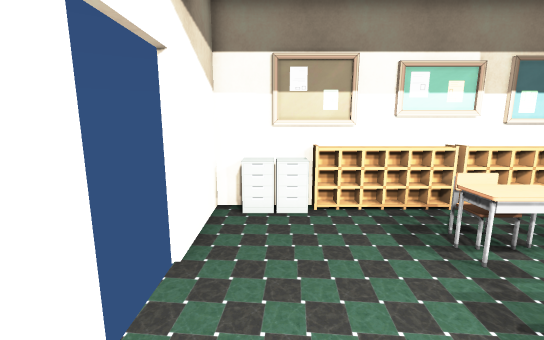
View 1 (above)

12 first-person views from a walk through a scene from a Unity 3-D project. The camera is 1.5 m above the floor, tilts 10° down and sees 90° across. The floor is counted in squares, 0.5 m on a side. Each view is taken from the middle of a square. On the plan, view 1 faces up. The plan holds only what a view shows up to about 20 squares ahead; the rest is blank. The player is left out. Door leaves are left out, so doorways stand open. Some surface patterns are stand-ins.

View 2
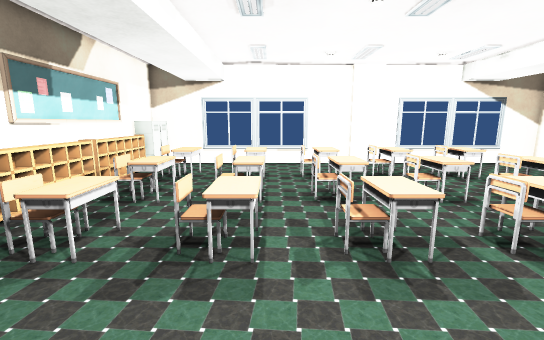

View 3
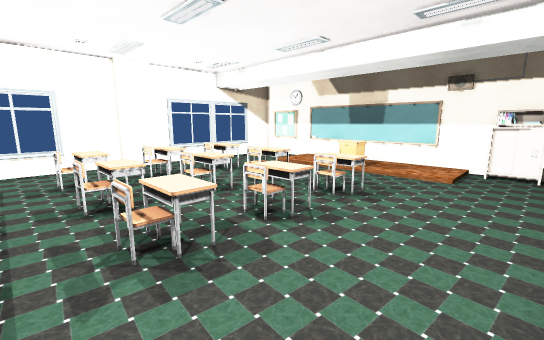

View 4
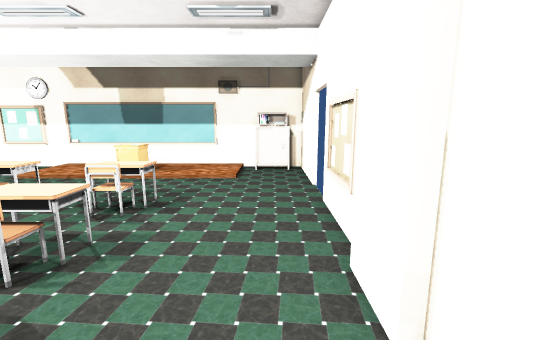

View 5
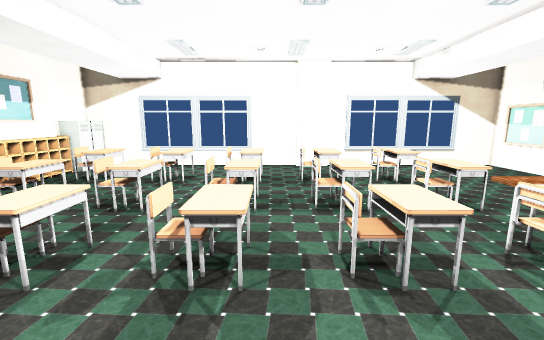

View 6
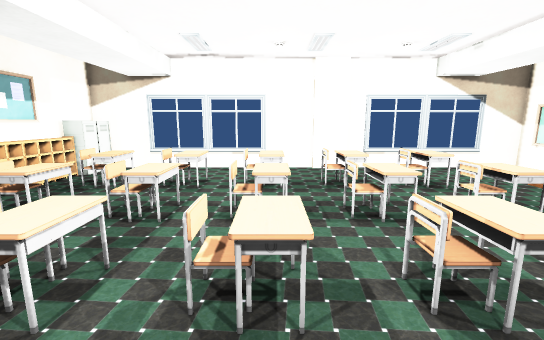

View 7
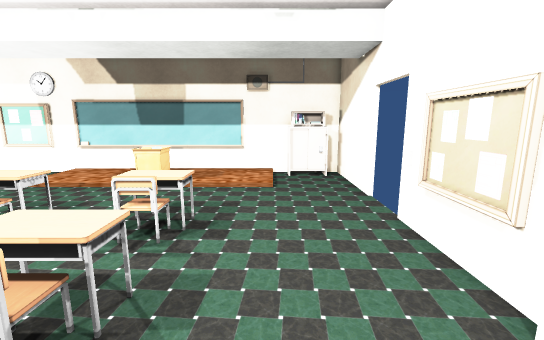

View 8
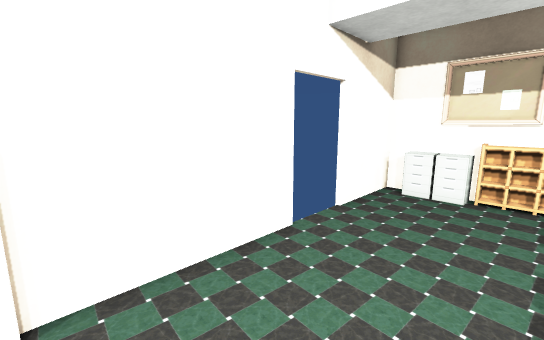

View 9
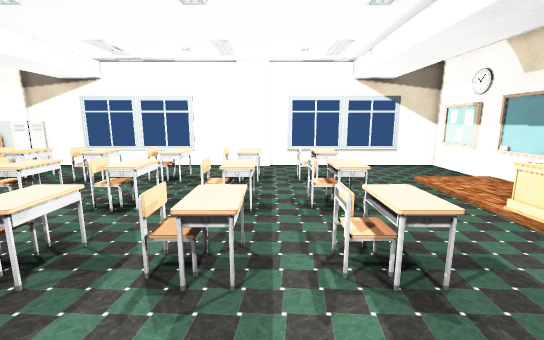

View 10
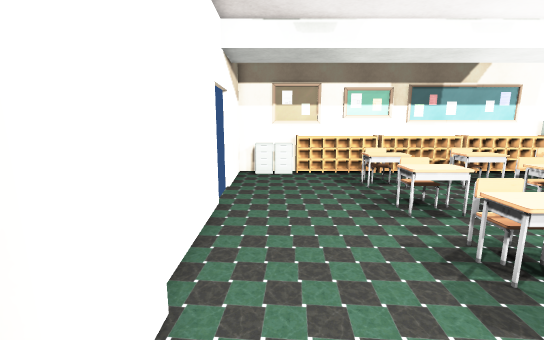

View 11
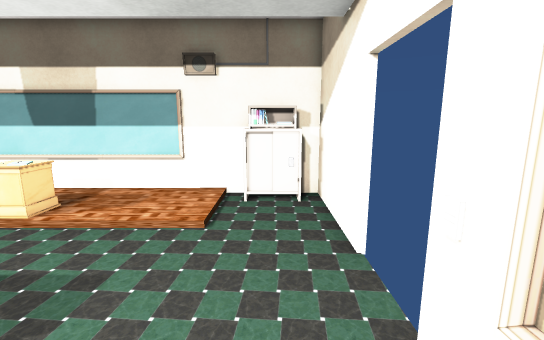

View 12
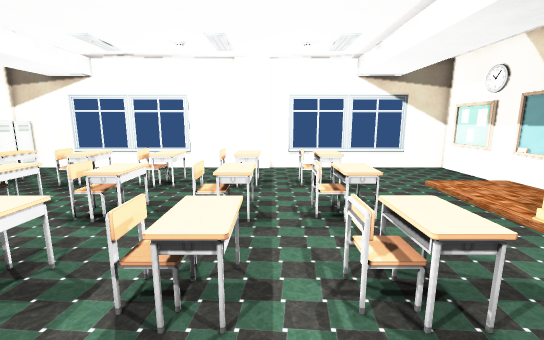

### Floor plan
Key: @ floor where view 1 was taken; # wall or solid block; x gap in a wall; . floor; D open door; = window, fence, low wall or low ledge; ^ raised ledge; O other object.
Columns run from 2 left of view 1 to 19 right of it. Each row starts with its distance up from view 1.
 10 ######
  9 #^^^#################
  8 #................... #
  7 #......==..==...==...#
  6 #......^^..^^..^^^...#
  5 D......^^..^^...^^...=
  4 D....................=
  3 x......^=..=^...^=...=
  2 #......^^..^^^.^^^...#
  1 #......^....^...^....=
  0 #.@..................#
 -1 #......^=..=^...^=...=
 -2 #......^^..^^^.^^^...#
 -3 #....................#
 -4 #......# ............#
 -5 #......O^..^^=.=^^...#
 -6 #......^^..^^^.^^^...#
 -7 #....................#
 -8 #......==...=...=....#
 -9 #......^^..^^=.=^^...=
-10 x......^^..^^^.^^^...#
-11 D....................=
-12 D....................#
-13 x....................=
-14 #....................#
-15 #........^^..........=
-16 #.........^ .........#
-17 ####....... .........#
-18   ####################

Where each view was taken, in squares from view 1:
view 1: 0 up, 0 right, facing up
view 2: 1 up, 1 left, facing right
view 3: 1 up, 1 left, facing down-right
view 4: 0 up, 0 right, facing down
view 5: 3 down, 0 right, facing right
view 6: 2 down, 1 right, facing right
view 7: 2 down, 2 right, facing down
view 8: 3 down, 3 right, facing up-left
view 9: 7 down, 0 right, facing right
view 10: 7 down, 0 right, facing up
view 11: 7 down, 0 right, facing down
view 12: 7 down, 1 right, facing right
